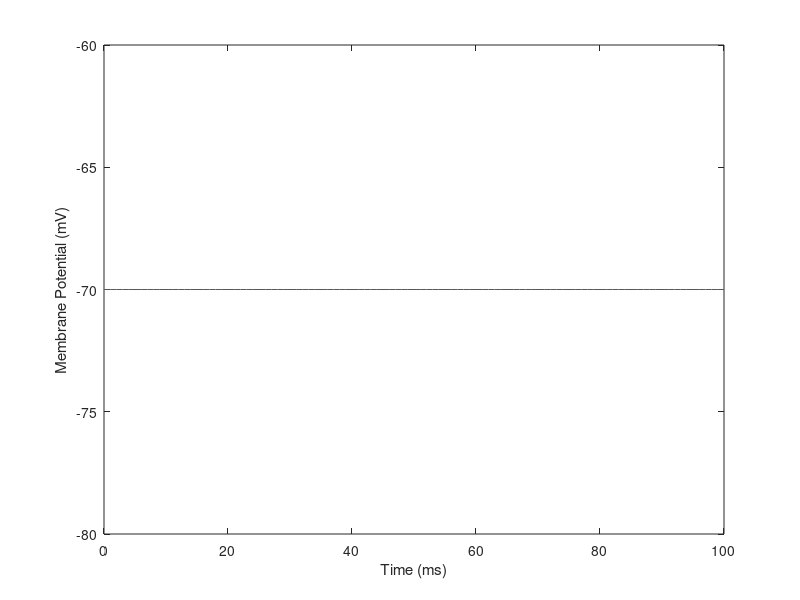
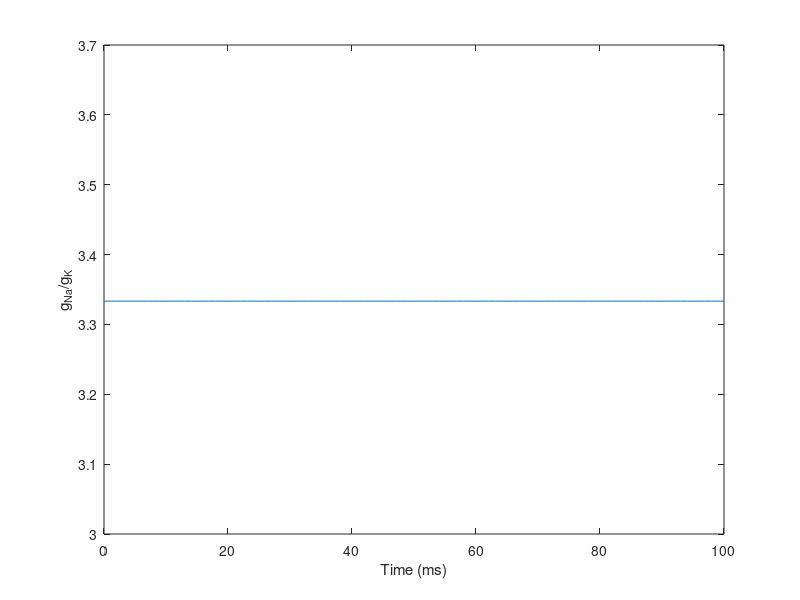

The MATLAB script that drew these images, in order:
clear all
close all
clc

% simulation parameters
t = 0:100; %ms

% constants
g_K = 36;
g_Na = 120;
g_L = 0.3;
E_K = -12;
E_Na = 115;
E_L = 10.6;
V_rest = -70;

%% steady-state neuron
% plot resting membrane potential
V_m(1:101) = V_rest;
figure(1)
plot(t,V_m)
xlabel('Time (ms)')
ylabel('Membrane Potential (mV)')

% calculate resting g_Na/g_K and plot g_Na & g_K
r(1:101) = g_Na/g_K;
figure(2)
plot(t,r)
xlabel('Time (ms)')
ylabel('g_{Na}/g_K')

%% step pulse stimulation
% initialization
V_m = V_rest;
t = .5;

% gating variables
a_m = .1*((25-V_m)/exp((25-V_m)/10)-1);
B_m = 4*exp(-V_m/18);
a_n = .01*((10-V_m)/(exp((10-V_m)/10)-1));
B_n = .125*exp(-V_m/80);
a_h = .07*exp(-V_m/20);
B_h = 1/(exp((30-V_m)/10)+1);

% state variables
m = (-a_m/(a_m+B_m))*exp(t*(-a_m-B_m))+(a_m/(a_m+B_m));
n = (-a_n/(a_n+B_n))*exp(t*(-a_n-B_n))+(a_n/(a_n+B_n));
h = (-a_h/(a_h+B_h))*exp(t*(-a_h-B_h))+(a_h/(a_h+B_h));

% determine currents
I_Na = m^3*g_Na*h*(V_m-E_Na);
I_K = n^4*g_K*(V_m-E_K);
I_L = g_L*(V_m-E_L);
I_ion = I-I_K-I_Na-I_L;

%% constant stimulation
% determine currents
I_Na = m^3*g_Na*h*(V_m-E_Na);
I_K = n^4*g_K*(V_m-E_K);
I_L = g_L*(V_m-E_L);
I_ion(1:100) = .001-I_K-I_Na-I_L;
